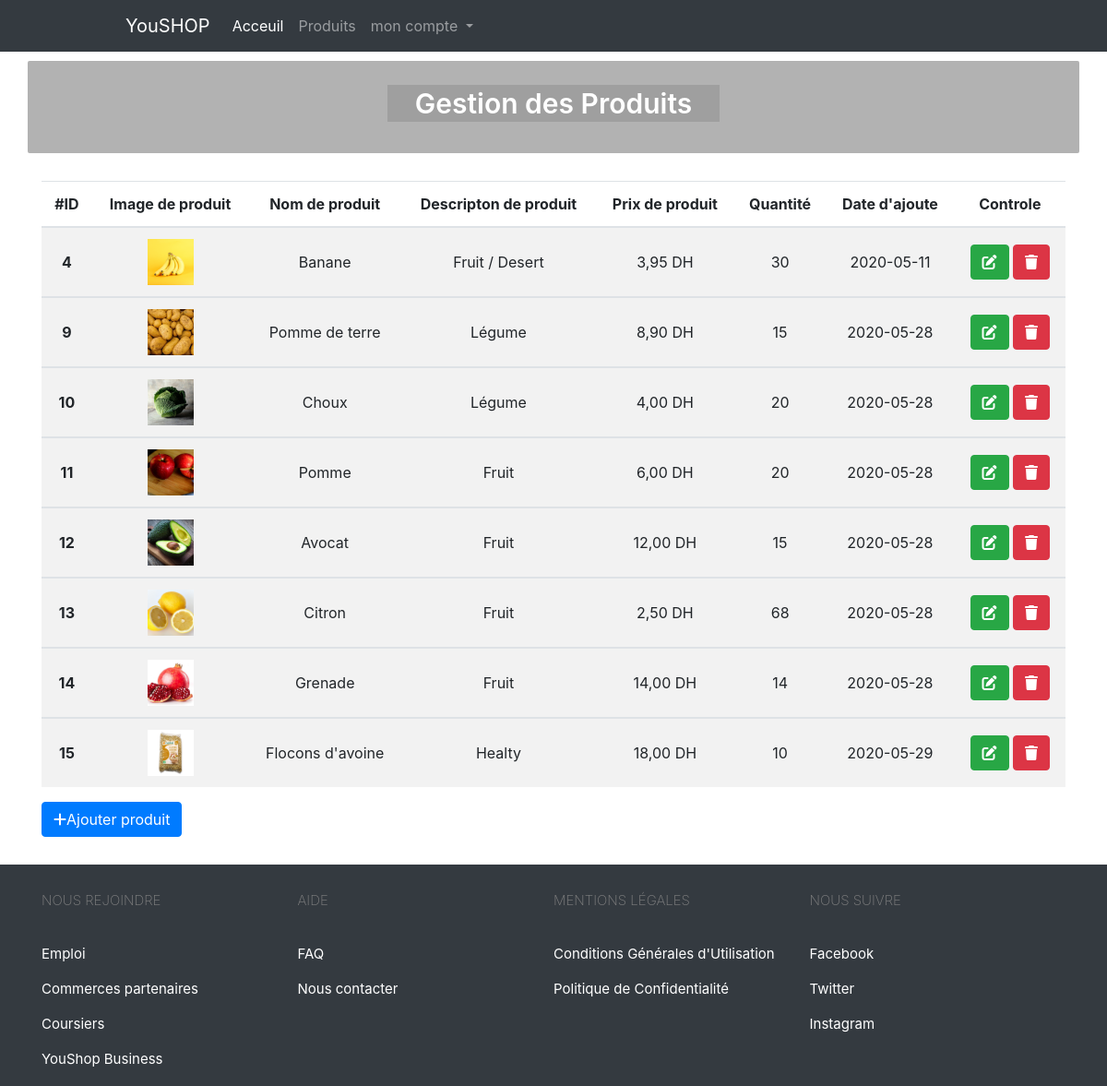
/manageproducts.php (signed in), run on the app's committed database.
### tables this page shows
CREATE TABLE `products` (
  `id` int(11) NOT NULL,
  `name` varchar(255) NOT NULL,
  `description` varchar(255) NOT NULL,
  `price` float NOT NULL,
  `date` date NOT NULL,
  `qte` int(11) NOT NULL DEFAULT 0
);

### manageproducts.php (the view, shortened to what this page needs)
<?php
if (isset($_SESSION['admin'])) {
    include "init.php";
    $do = isset($_GET['do']) ? $_GET['do'] : 'manage';
    if ($do == 'manage') {
        $stmt = $db->prepare("SELECT * FROM products");
        $stmt->execute(array());
        $rows = $stmt->fetchAll();
?>
        <div class="container">
            <div class="blank"></div>
            <div class="table-responsive table-center text-center">
                <table class="table table-striped">
                    <thead>
                        <tr>
                            <th scope="col">#ID</th>
                            <th scope="col">Image de produit</th>
                            <th scope="col">Nom de produit</th>
                            <th scope="col">Descripton de produit</th>
                            <th scope="col">Prix de produit</th>
                            <th scope="col">Quantité</th>
                            <th scope="col">Date d<?= '\'' ?>ajoute</th>
                            <th scope="col">Controle</th>
                        </tr>
                    </thead>
                    <?php
                    foreach ($rows as $row) {
                    ?>
                        <tbody>
                            <tr>
                                <th scope="row"><?php echo $row['id'] ?></th>
                                <td><img id="img_product" src="layout/images/<?php echo $row['name'] ?>.png" alt=""></td>
                                <td><?php echo $row['name'] ?></td>
                                <td><?php echo $row['description'] ?></td>
                                <td><?php echo number_format((float) $row['price'], 2, ',', ''); ?> DH</td>
                                <td><?php echo $row['qte'] ?></td>
                                <td><?php echo $row['date'] ?></td>
                                <td>
                                    <a href="?do=edit&id=<?php echo $row['id'] ?>" class="btn btn-success"><i class="fas fa-edit"></i></a>
                                    <a href="?do=delete&id=<?php echo $row['id'] ?>" class="btn btn-danger confirm"><i class="fas fa-trash"></i></a>
                                </td>
                            </tr>
                        </tbody>
                    <?php } ?>
                </table>
            </div>
            <a href="?do=add" class="btn btn-primary"><i class="fas fa-plus"></i>Ajouter produit</a>
        </div>
        <?php
    }
    include $tplDirName . "footer.php";
} else {
    header('location: index.php');
}

### layout/css/backend.css (style rules this page uses)
.blank { height: 30px; }
.fa-trash:before { color: white; }
.table td, .table th { vertical-align: middle; }
#img_product { width: 50px; }

### data on the page
products: id "4", name (picture), name "Banane", description "Fruit / Desert", price "3,95", qte "30", date "2020-05-11"
products: id "9", name (picture), name "Pomme de terre", description "Légume", price "8,90", qte "15", date "2020-05-28"
products: id "10", name (picture), name "Choux", description "Légume", price "4,00", qte "20", date "2020-05-28"
products: id "11", name (picture), name "Pomme", description "Fruit", price "6,00", qte "20", date "2020-05-28"
products: id "12", name (picture), name "Avocat", description "Fruit", price "12,00", qte "15", date "2020-05-28"
products: id "13", name (picture), name "Citron", description "Fruit", price "2,50", qte "68", date "2020-05-28"
products: id "14", name (picture), name "Grenade", description "Fruit", price "14,00", qte "14", date "2020-05-28"
products: id "15", name (picture), name "Flocons d'avoine", description "Healty", price "18,00", qte "10", date "2020-05-29"

### other printed values
$titleOfPage "Gestion des Produits"
